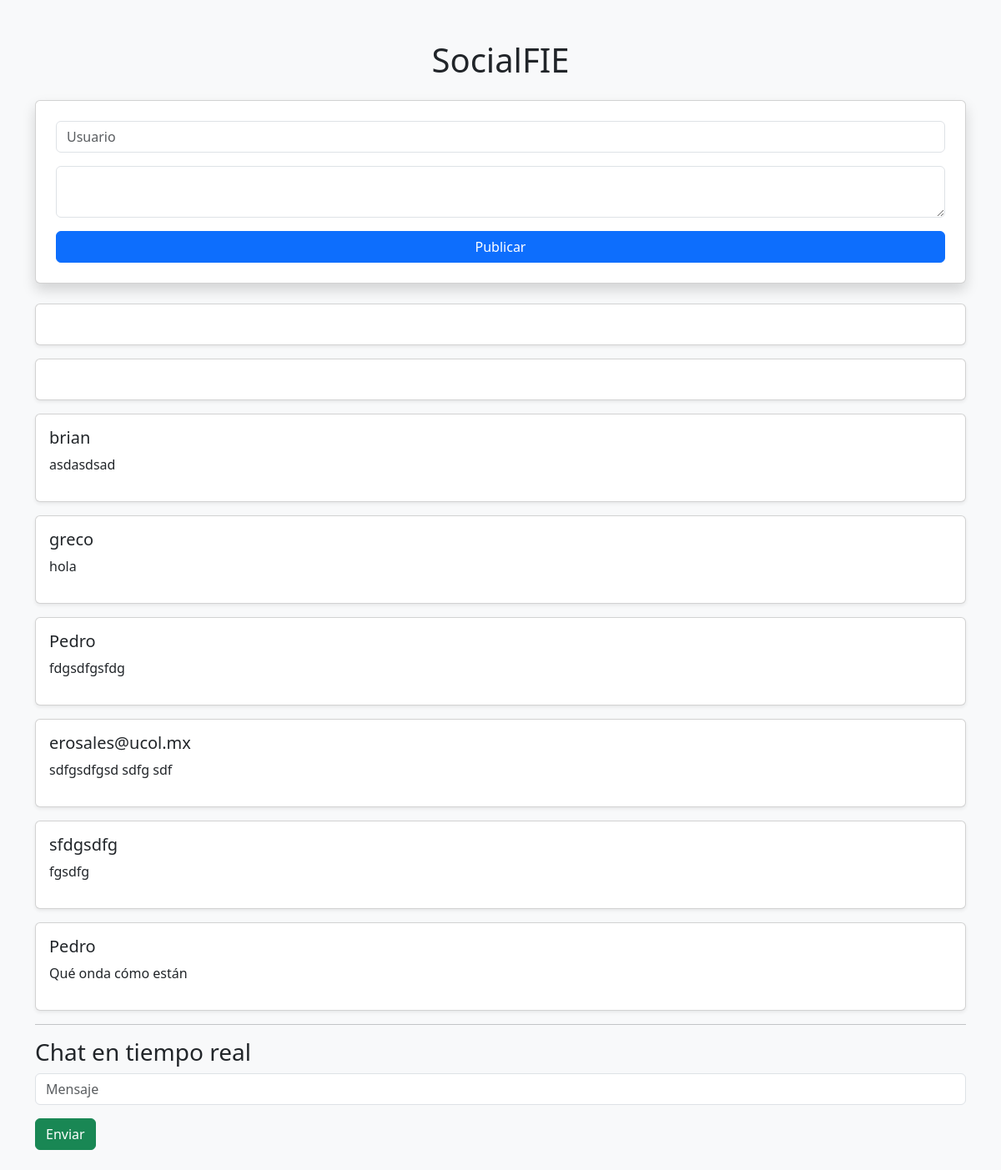
The page / on the database its author committed.
### tables this page shows
CREATE TABLE posts (
            id INTEGER PRIMARY KEY AUTOINCREMENT,
            username TEXT NOT NULL,
            message TEXT NOT NULL
        );

### app.py (the view)
@app.route('/')
def index():
    conn = sqlite3.connect(DATABASE)
    cursor = conn.cursor()
    cursor.execute('SELECT username, message FROM posts ORDER BY id DESC')
    posts = cursor.fetchall()
    conn.close()
    return render_template('index.html', posts=posts)

### templates/index.html (shortened to what this page needs)
<!DOCTYPE html>
<html lang="es">
<head>
    <link href="https://cdn.jsdelivr.net/npm/bootstrap@5.3.3/dist/css/bootstrap.min.css"  rel="stylesheet">
</head>
<body class="bg-light">
<div class="container mt-5">
    <h1 class="text-center mb-4">
        SocialFIE
    </h1>
    <div class="card p-4 shadow">
        <form action="/post" method="POST">
            <input type="text"
                   name="username"
                   class="form-control mb-3"
                   placeholder="Usuario"
                   required>
            <textarea name="message"
                      class="form-control mb-3"
                      placeholder="¿Qué estás pensando?"
                      required>
            </textarea>
            <button class="btn btn-primary w-100">
                Publicar
            </button>
        </form>
    </div>
    <div class="mt-4">
        {% for post in posts %}
            <div class="card mt-3 shadow-sm">
                <div class="card-body">
                    <h5>{{ post[0] }}</h5>
                    <p>{{ post[1] }}</p>
                </div>
            </div>
        {% endfor %}
    </div>
    <hr>
    <h3>Chat en tiempo real</h3>
    <input type="text"
           id="msg"
           class="form-control mb-3"
           placeholder="Mensaje">
    <button onclick="sendMessage()" class="btn btn-success">
            Enviar
    </button>
</div>
</body>
</html>

### rows shown on the page
posts: username "brian", message "asdasdsad"
posts: username "greco", message "hola"
posts: username "Pedro", message "fdgsdfgsfdg"
posts: username "erosales@ucol.mx", message "sdfgsdfgsd sdfg sdf"
posts: username "sfdgsdfg", message "fgsdfg"
posts: username "Pedro", message "Qué onda cómo están"
